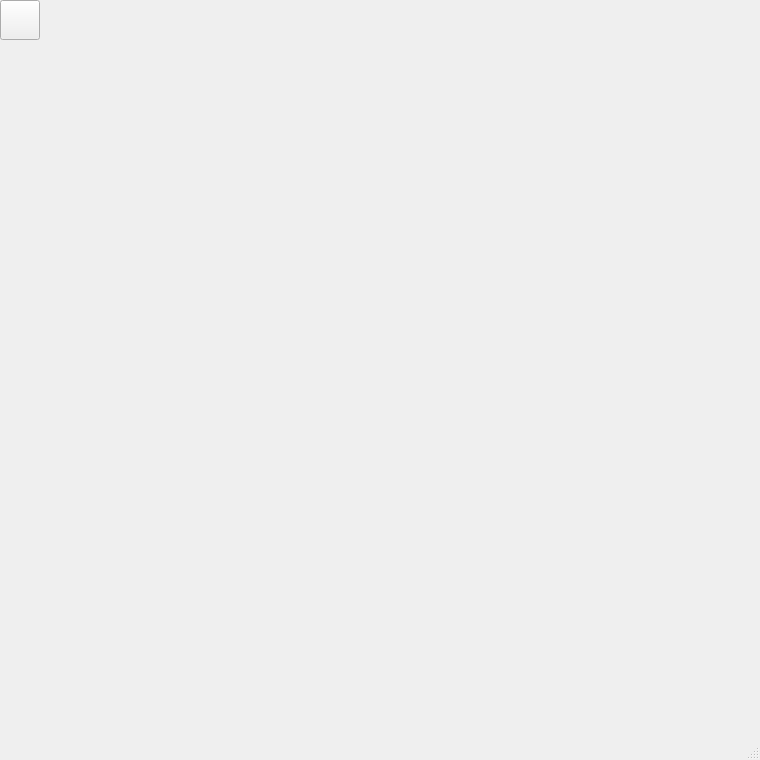
<?xml version="1.0" encoding="UTF-8"?>
<ui version="4.0">
 <class>MainWindow</class>
 <widget class="QMainWindow" name="MainWindow">
  <property name="geometry">
   <rect>
    <x>0</x>
    <y>0</y>
    <width>760</width>
    <height>760</height>
   </rect>
  </property>
  <property name="windowTitle">
   <string>MainWindow</string>
  </property>
  <widget class="QWidget" name="centralwidget">
   <widget class="QPushButton" name="pb">
    <property name="geometry">
     <rect>
      <x>0</x>
      <y>0</y>
      <width>40</width>
      <height>40</height>
     </rect>
    </property>
    <property name="text">
     <string/>
    </property>
    <property name="icon">
     <iconset>
      <normaloff>0.png</normaloff>0.png</iconset>
    </property>
    <property name="iconSize">
     <size>
      <width>40</width>
      <height>40</height>
     </size>
    </property>
   </widget>
  </widget>
  <widget class="QMenuBar" name="menubar">
   <property name="geometry">
    <rect>
     <x>0</x>
     <y>0</y>
     <width>760</width>
     <height>21</height>
    </rect>
   </property>
  </widget>
  <widget class="QStatusBar" name="statusbar"/>
 </widget>
 <resources/>
 <connections/>
</ui>
